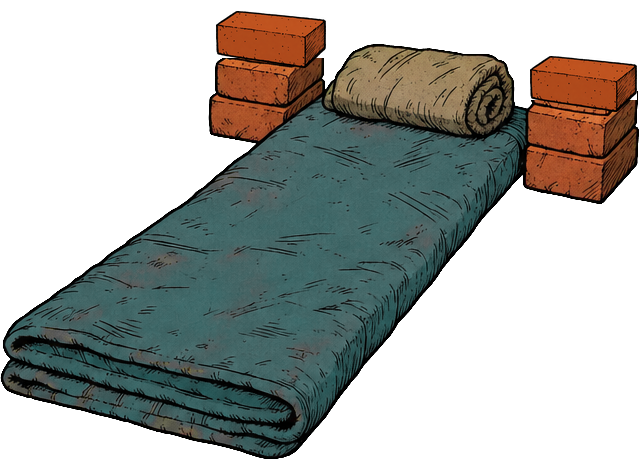
#> input picture ArtSource/Bench/mat/mat_empty.png, 639 x 459 px, given as the content of the folder ../ArtSource/Bench/mat/mat_empty.png, which was not available
$ python remove_ground_line.py ../ArtSource/Bench/mat/mat_empty.png
#> lines starting #> are read from the running program, lines starting #| are printed output that depends on the picture; after the words box and inside, x2 and y2 are one past the last pixel; in counts of white or black regions, pixels touching at a corner belong together; pictures that were not available may be replaced by others from this repository, and a replacement may not be noted
#!/usr/bin/env python3
"""Removes a drawn ground line / shadow strip under the feet (thin, wide, dark blobs at the bottom of a frame).
Usage: Tools/remove_ground_line.py <clip folder>...
"""
import glob, sys
import numpy as np
from PIL import Image
from scipy import ndimage

for folder in sys.argv[1:]:
    removed = 0
    for f in sorted(glob.glob(folder + "/*.png")):
        a = np.array(Image.open(f).convert("RGBA"))
#> a is the input picture: shape (459, 639, 4); mean R, G, B, A 43.7, 52.8, 48.3, 124.4
        solid = a[..., 3] > 30
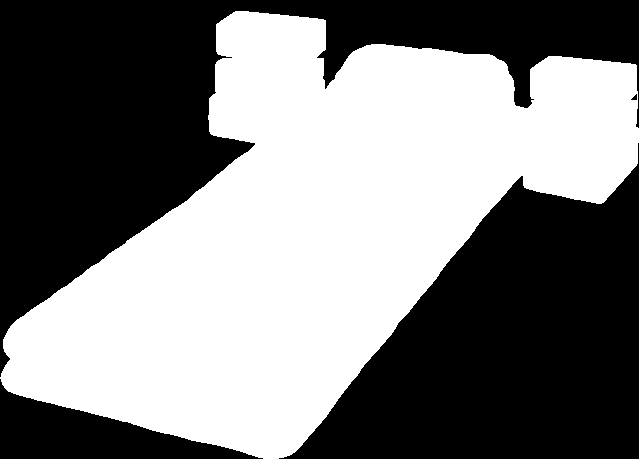
#> solid: shape (459, 639) bool; 48.9% white; 1 white region, box (x1, y1, x2, y2) and area: (0, 11, 639, 459) 143487
        h = a.shape[0]
#> h = 459
        lum = a[..., :3].astype(np.float32) @ np.array([0.299, 0.587, 0.114], np.float32)
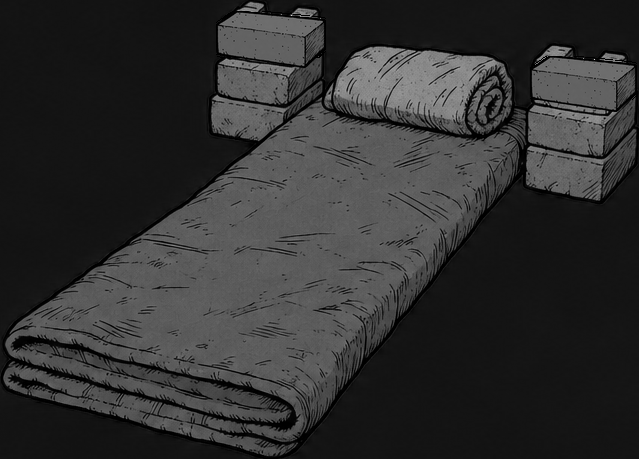
#> lum: shape (459, 639) float32; min 0, max 215.9, mean 49.6
        dark = solid & (lum < 90)
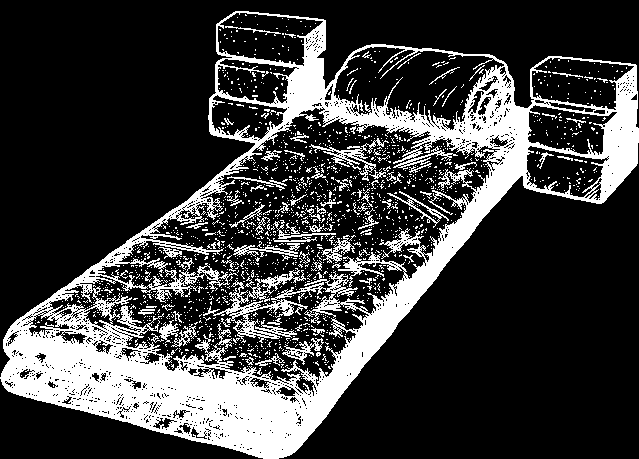
#> dark: shape (459, 639) bool; 23.6% white; 1699 white regions (1611 under 20 px), largest, box (x1, y1, x2, y2) and area: (0, 11, 639, 459) 58844, (309, 138, 389, 181) 641, (233, 243, 300, 257) 352
        # rows near the bottom whose dark pixels form a wide thin band
        labels, n = ndimage.label(dark)
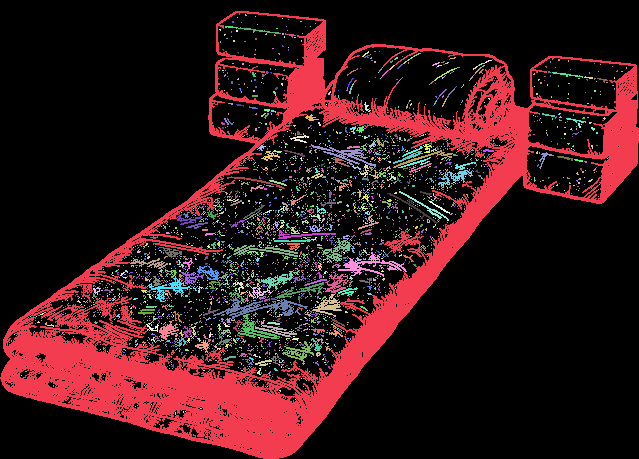
#> labels: shape (459, 639) int32; 3401 distinct labels, from 0 to 3400; one colour per label, 0 black
#> n = 3400
        for i, sl in enumerate(ndimage.find_objects(labels), 1):
            bh, bw = sl[0].stop - sl[0].start, sl[1].stop - sl[1].start
            if sl[0].start > h * 0.85 and bh <= 10 and bw >= 8 * bh:
                band = labels == i
                band = ndimage.binary_dilation(band, iterations=2) & solid & (lum < 140)
                a[band, 3] = 0
                removed += 1
#> this loop made 3400 passes
#> (bh, bw) on passes 1 to 3: (448, 639), (2, 2), (1, 1)
#> after the loop, removed = 0
        # a line touching the feet: dark pixels in the bottom strip, wider than any foot outline
        rows = np.nonzero(solid.any(1))[0]
#> rows = 448 values from 11 to 458
        if len(rows):
            low = rows.max()
#> low = 458
            strip = slice(max(0, low - 9), low + 1)
            band = dark[strip]
            if band.sum(1).max() > a.shape[1] * 0.25:
                a[strip][..., 3][band] = 0
                sub = a[strip]; sub[..., 3][band] = 0; a[strip] = sub
                removed += 1
        Image.fromarray(a).save(f)
    print(folder, "lines removed:", removed)
#| ../ArtSource/Bench/mat/mat_empty.png lines removed: 0
